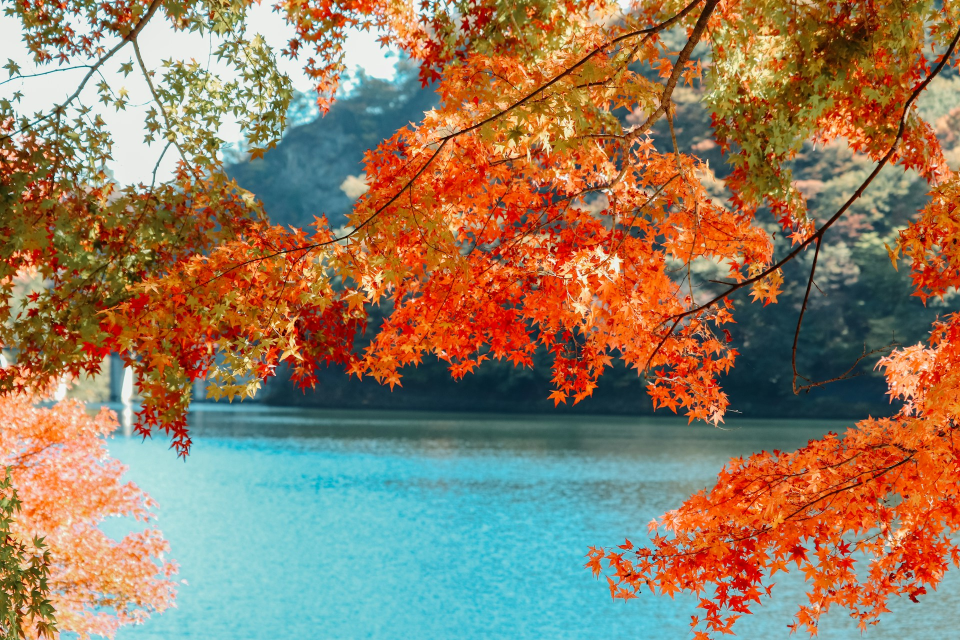
#> input picture kishor-VW2vRZVYILI-unsplash.jpg, 1920 x 1280 px, given in place of 168811-839864556_tiny.mp4, which was not available (shown at 1/2 size)
$ jupyter execute '[6] Motion Detection.ipynb'   (text cells are left out)
#> lines starting #> are read from the running program, lines starting #| are printed output that depends on the picture; pictures that were not available may be replaced by others from this repository, and a replacement may not be noted
[cell 1]
import cv2
import numpy as np
import imutils
from IPython.display import HTML

[cell 2]
video_path = "data/168811-839864556_tiny.mp4"

# Read video file
cap = cv2.VideoCapture(video_path)

# Check if video file is opened successfully
if not cap.isOpened():
    print("Error opening video file")

# create the HTML code to display the video
html_code = f"""
<video width="640" height="480" controls>
  <source src="{video_path}" type="video/mp4">
</video>
"""

# display the HTML code in the notebook cell
HTML(html_code)

[cell 3]
def recursive_moving_average(video_path: str, alpha: float = 0.1, width: int = 500):
    """
    Applies Recursive Moving Average (RMA) for motion detection in a video.

    Parameters:
    - video_path: str -> Path to the video file.
    - alpha: float -> Smoothing factor that controls adaptation speed (default: 0.1).
    - width: int -> Width to resize frames for consistency (default: 500).
    """
#> called with video_path = 'data/168811-839864556_tiny.mp4', alpha = 0.2, width = 500
    cap = cv2.VideoCapture(video_path)

    if not cap.isOpened():
        print("Error opening video file")
        return

    # Read the first frame
    _, prev_frame = cap.read()
#> prev_frame is the input picture: shape (1280, 1920, 3); mean B, G, R 97.3, 124.3, 149
    prev_frame = cv2.cvtColor(prev_frame, cv2.COLOR_BGR2GRAY)
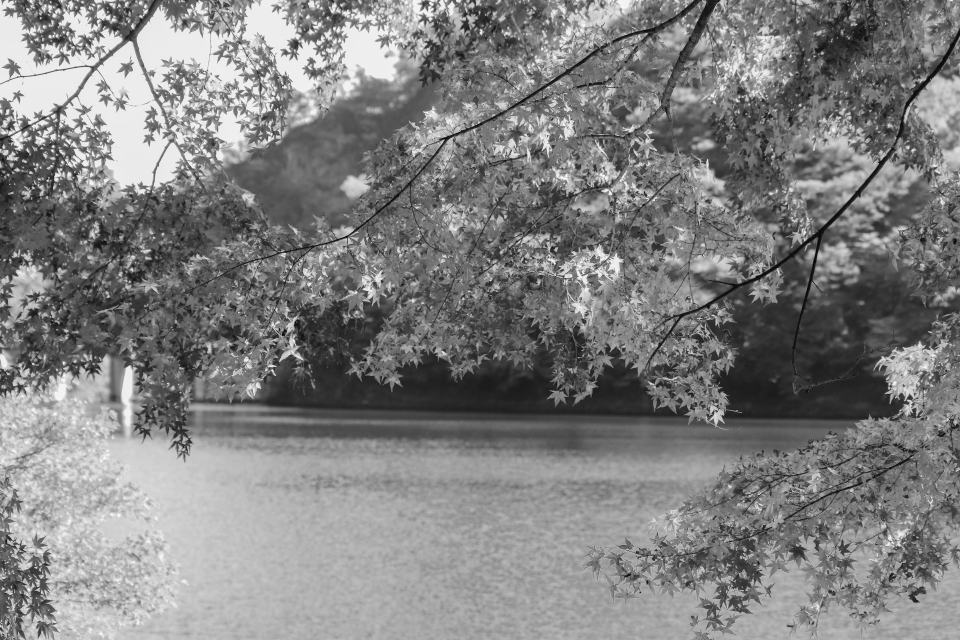
#> prev_frame: shape (1280, 1920) (shown at 1/2 size); min 1, max 254, mean 128.6
    prev_frame = imutils.resize(prev_frame, width=width)
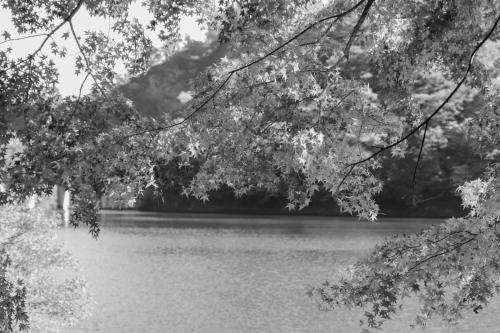
#> prev_frame: shape (333, 500); min 12, max 245, mean 128.6
    avg = np.float32(prev_frame)  # Initialize background model

    while True:
        ret, frame = cap.read()
        if not ret:
            break

        frame = imutils.resize(frame, width=width)
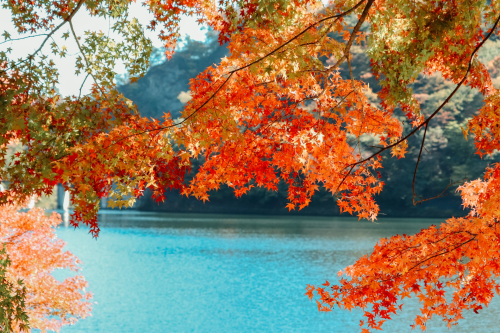
#> frame: shape (333, 500, 3); mean B, G, R 97.3, 124.2, 149
        gray = cv2.cvtColor(frame, cv2.COLOR_BGR2GRAY)

        # Update the background model
        avg = (1 - alpha) * avg + alpha * gray
        avg_display = cv2.convertScaleAbs(avg)

        # Compute absolute difference
        diff = cv2.absdiff(cv2.convertScaleAbs(gray), avg_display)
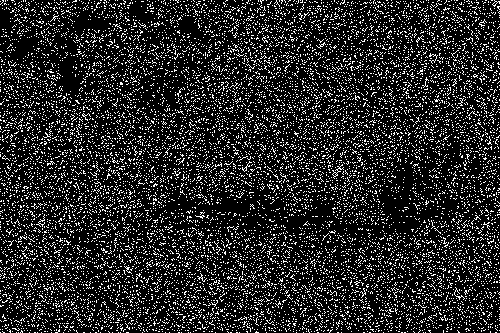
#> diff: shape (333, 500); values 0 (black) and 1 (white), 15.6% white in thin lines or dots

        # Apply thresholding
        _, thresh = cv2.threshold(diff, 25, 255, cv2.THRESH_BINARY)
#> thresh: shape (333, 500); every value is 0

        # Display results
        cv2.imshow('Frame', gray)
        cv2.imshow('Static Background', avg_display)
        cv2.imshow('Difference', diff)
        cv2.imshow('Motion Mask', thresh)

        # Wait for user input to progress frame-by-frame
        key = cv2.waitKey(0) & 0xFF
#> (key q is pressed here)
        if key == ord('q'):
            break

    cap.release()
    cv2.destroyAllWindows()

[cell 4]
recursive_moving_average("data/168811-839864556_tiny.mp4", alpha=0.2)

[cell 5]
def richefeu_motion_detection(video_path: str, alpha: float = 0.45, delta: int = 40, taux: int = 1, width: int = 600, min_contour_area: int = 500):
    """
    Applies Richefeu's motion detection algorithm to a video.

    Parameters:
    - video_path: str -> Path to the video file.
    - alpha: float -> Forgetting factor controlling adaptation speed (default: 0.45).
    - delta: int -> Threshold for motion detection (default: 40).
    - taux: int -> Number of frames skipped between analyses (default: 1).
    - width: int -> Width to resize frames for consistency (default: 600).
    - min_contour_area (int): Minimum contour area for motion detection.
    """
#> called with video_path = 'data/168811-839864556_tiny.mp4', alpha = 0.2, delta = 30, taux = 1, width = 600, min_contour_area = 300
    cap = cv2.VideoCapture(video_path)

    if not cap.isOpened():
        print("Error opening video file")
        return

    # Read the first frame
    ret, frame = cap.read()
    if not ret:
        print("Error reading the first frame")
        cap.release()
        return

    frame = imutils.resize(frame, width=width)
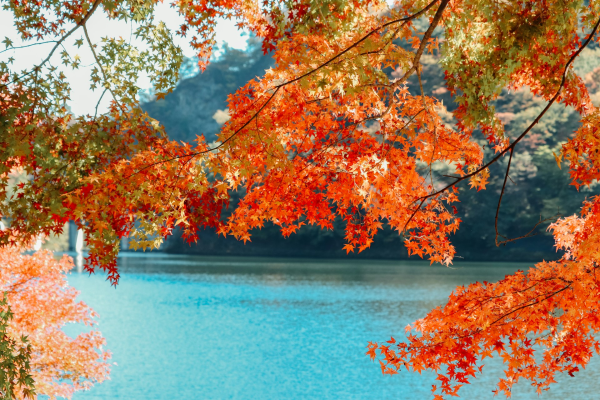
#> frame: shape (400, 600, 3); mean B, G, R 97.3, 124.3, 149
    Mt = mt = cv2.cvtColor(frame, cv2.COLOR_BGR2GRAY).astype(np.float32)

    while True:
        for _ in range(taux):
            ret, It = cap.read()
            if not ret:
                break

        if not ret:
            break

        It = cv2.cvtColor(It, cv2.COLOR_BGR2GRAY).astype(np.float32)
        It = imutils.resize(It, width=width)
#> It: shape (400, 600) float32

        # Morphological Opening Forgetting (MOO) - Adaptive Dilation
        Mt = alpha * It + (1 - alpha) * cv2.max(It, Mt)

        # Morphological Closing Forgetting (MFO) - Adaptive Erosion
        mt = alpha * It + (1 - alpha) * cv2.min(It, mt)

        # Morphological Gradient
        Gamma_t = Mt - mt
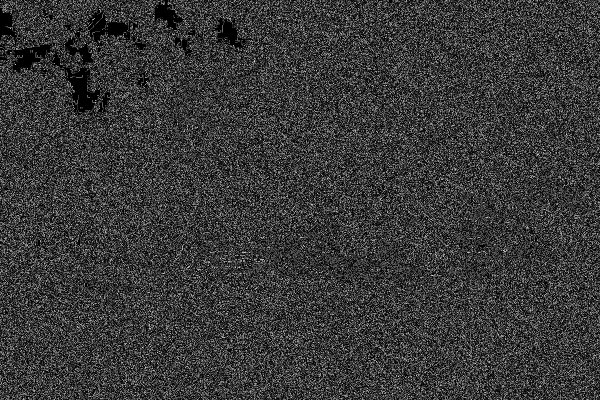
#> Gamma_t: shape (400, 600) float32; min 0, max 0.922, mean 0.227
        D_t = np.where(Gamma_t >= delta, 255, 0).astype(np.uint8)
#> D_t: shape (400, 600); every value is 0

        # Dilate to enhance detection
        D_t = cv2.dilate(D_t, None, iterations=1)

        # Convert to uint8 for visualization
        It_display = It.astype(np.uint8)
        Gamma_display = Gamma_t.astype(np.uint8)

        # Find contours
        cnts = cv2.findContours(D_t.copy(), cv2.RETR_EXTERNAL, cv2.CHAIN_APPROX_SIMPLE)
#> cnts = 0 contours
        cnts = imutils.grab_contours(cnts)
#> cnts = []

        for c in cnts:
            if cv2.contourArea(c) < min_contour_area:
                continue
            # Compute the bounding box for the contour and draw it on the frame
            x, y, w, h = cv2.boundingRect(c)
            cv2.rectangle(It_display, (x, y), (x + w, y + h), (0, 255, 0), 2)
#> this loop made 0 passes

        # Display results
        cv2.imshow('Input Frame', It_display)
        cv2.imshow('Gradient (Gamma_t)', Gamma_display)
        cv2.imshow('Detected Motion (D_t)', D_t)

        key = cv2.waitKey(0) & 0xFF
#> (key q is pressed here)
        if key == ord('q'):
            break

    cap.release()
    cv2.destroyAllWindows()
